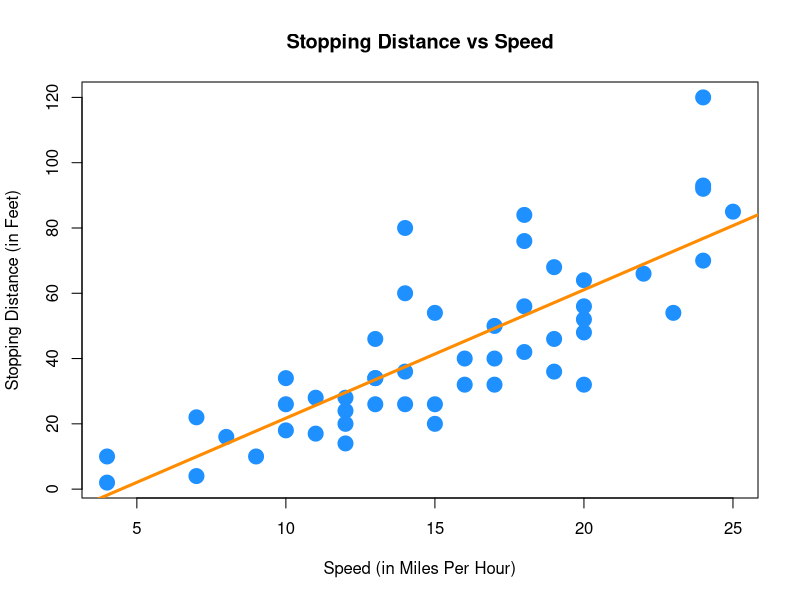
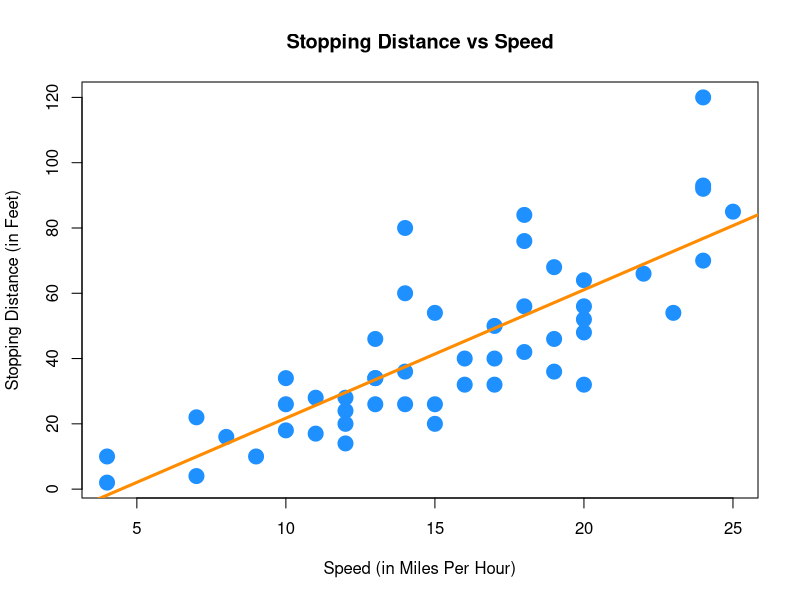
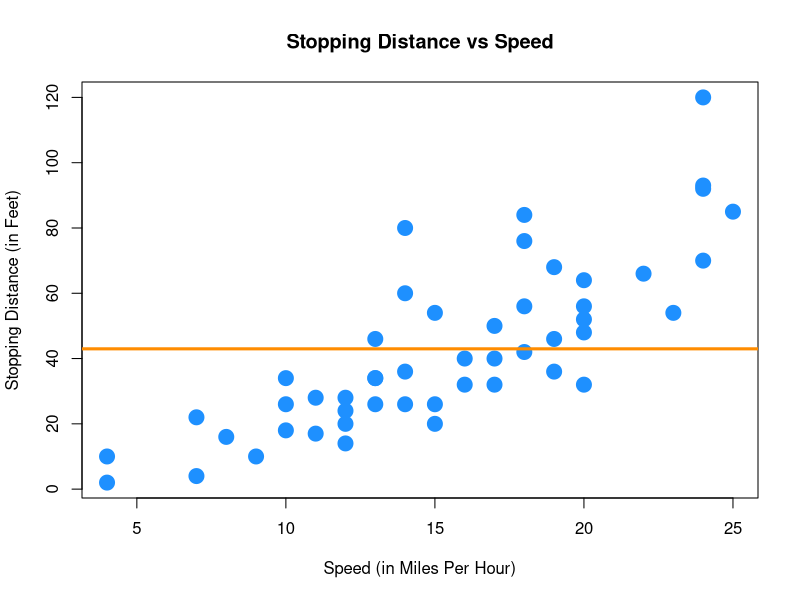
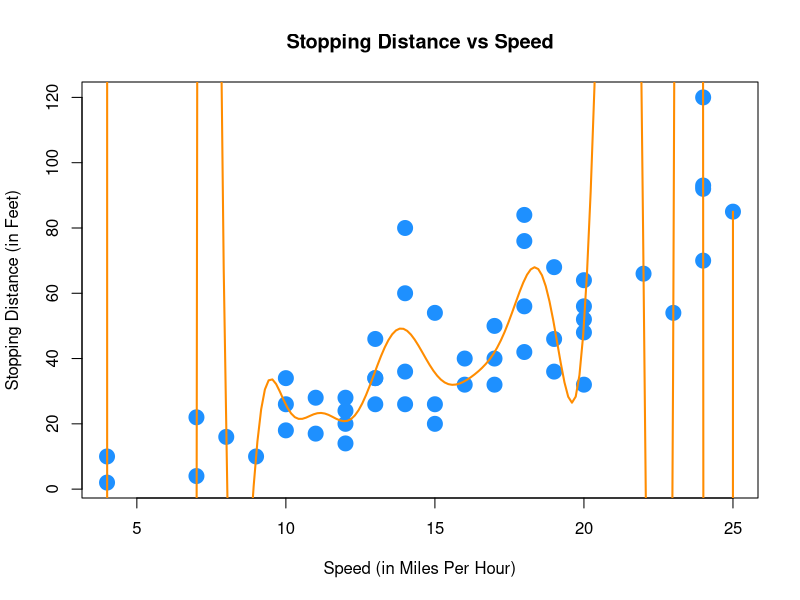
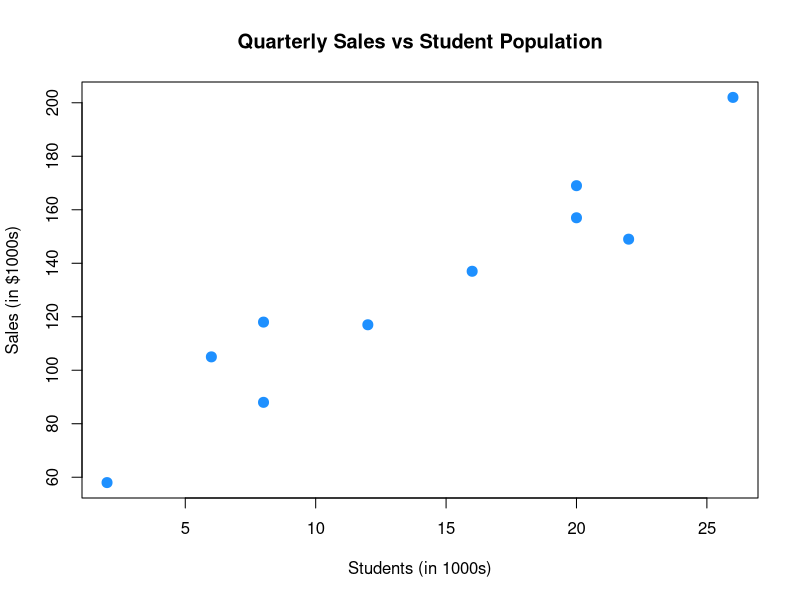
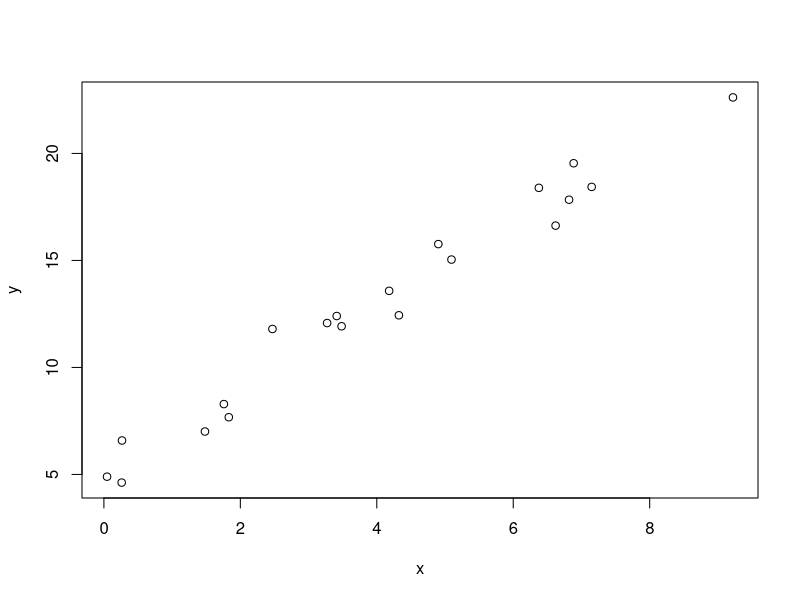
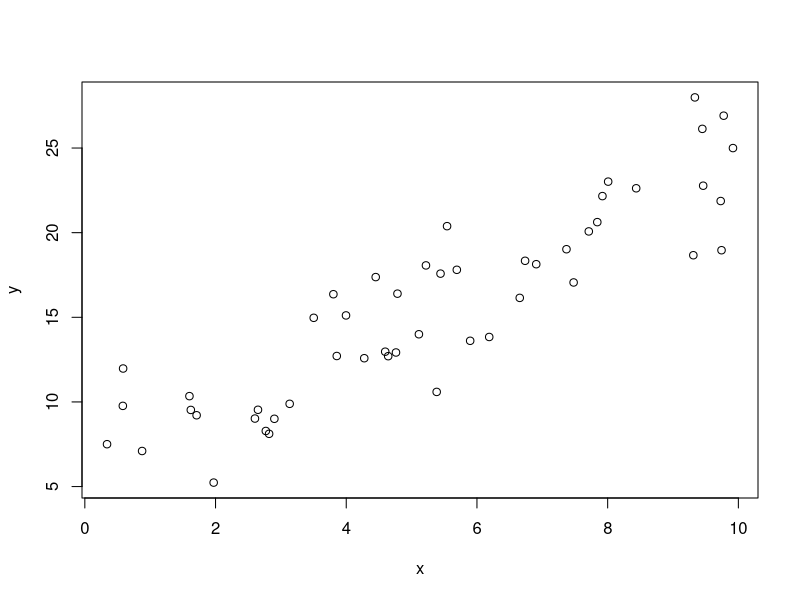

R code for these plots, in order:
## ---- chunk 1
cars
## ---- chunk 2
names(cars)
## ---- chunk 3
str(cars)
## ---- chunk 4
dim(cars)
nrow(cars)
ncol(cars)
## ---- chunk 5
stop_dist_model = lm(dist ~ speed, data = cars)
## ---- chunk 6
plot(dist ~ speed, data = cars,
     xlab = "Speed (in Miles Per Hour)",
     ylab = "Stopping Distance (in Feet)",
     main = "Stopping Distance vs Speed",
     pch  = 20,
     cex  = 3,
     col  = "dodgerblue")
abline(stop_dist_model, lwd = 3, col = "darkorange")
## ---- chunk 7
stop_dist_model
names(stop_dist_model)
## ---- chunk 8
stop_dist_model$residuals
## ---- chunk 9
coef(stop_dist_model)
resid(stop_dist_model)
fitted(stop_dist_model)
## ---- chunk 10
summary(stop_dist_model)
names(summary(stop_dist_model))
## ---- chunk 11
summary(stop_dist_model)$sigma
summary(stop_dist_model)$r.squared
summary(stop_dist_model)$coefficients
## ---- chunk 12
sum(stop_dist_model$residuals ^ 2)
sum((cars$dist - fitted(stop_dist_model)) ^ 2)
sqrt(sum(stop_dist_model$residuals ^ 2) / (length(stop_dist_model$residuals) - 2))
## ---- chunk 13
predict(stop_dist_model, data.frame(speed = 10))
## ---- chunk 14
as.numeric(coef(stop_dist_model)[1] + coef(stop_dist_model)[2] * 10)
## ---- chunk 15
predict(stop_dist_model, data.frame(speed = c(10, 20, 30, 40)))
## ---- chunk 16
predict(stop_dist_model, data.frame(speed = cars$speed))
predict(stop_dist_model)
fitted(stop_dist_model)
## ---- chunk 17
momma_leona = data.frame(students = c(2, 6, 8, 8, 12, 16, 20, 20, 22, 26), 
                          sales = c(58, 105, 88, 118, 117, 137, 157, 169, 149, 202))
## ---- chunk 18
#par(mfrow = c(1, 3))
plot(dist ~ speed, data = cars,
     xlab = "Speed (in Miles Per Hour)",
     ylab = "Stopping Distance (in Feet)",
     main = "Stopping Distance vs Speed",
     pch  = 20,
     cex  = 3,
     col  = "dodgerblue")
abline(stop_dist_model, lwd = 3, col = "darkorange")

plot(dist ~ speed, data = cars,
     xlab = "Speed (in Miles Per Hour)",
     ylab = "Stopping Distance (in Feet)",
     main = "Stopping Distance vs Speed",
     pch  = 20,
     cex  = 3,
     col  = "dodgerblue")
underfit_model = lm(dist ~ 1, data = cars)
abline(underfit_model, lwd = 3, col = "darkorange")


overfit_model = lm(dist ~ poly(speed, 18), data = cars)
x = seq(0, 25, length.out = 200)
plot(dist ~ speed, data = cars,
     xlab = "Speed (in Miles Per Hour)",
     ylab = "Stopping Distance (in Feet)",
     main = "Stopping Distance vs Speed",
     pch  = 20,
     cex  = 3,
     col  = "dodgerblue")
lines(x, predict(overfit_model, data.frame(speed = x)), lwd = 2, col = "darkorange")
# add a wild prediction here?
## ---- chunk 19
plot(sales ~ students, data = momma_leona,
     xlab = "Students (in 1000s)",
     ylab = "Sales (in $1000s)",
     main = "Quarterly Sales vs Student Population",
     pch  = 20,
     cex  = 2,
     col  = "dodgerblue")
## ---- chunk 20
n       = 20
beta_0  = 5
beta_1  = 2
sigma   = 1
epsilon = rnorm(n, mean = 0, sd = sigma)

x = runif(n, 0, 10)
y = beta_0 + beta_1 * x + epsilon

sim_data = data.frame(x, y)
plot(y ~ x, data = sim_data)

sim_fit = lm(y ~ x, data = sim_data)
coef(sim_fit)
## ---- chunk 21
sim_slr = function(n, beta_0 = 10, beta_1 = 5, sigma = 1) {
  epsilon = rnorm(n, mean = 0, sd = sigma)
  x       = runif(n, 0, 10)
  y       = beta_0 + beta_1 * x + epsilon
  data.frame(x, y)
}
sim_data = sim_slr(n = 50, beta_0 = 5, beta_1 = 2, sigma = 3)
plot(y ~ x, data = sim_data)

sim_fit = lm(y ~ x, data = sim_data)
coef(sim_fit)
